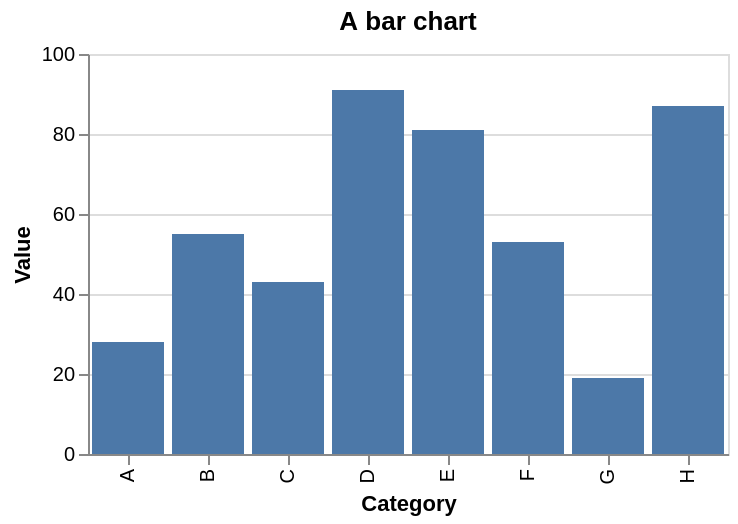

The notebook cell this image was saved under:
### Markdown cell above
## Example 1: a bar chart

The Vega-Lite tutorial chart, almost verbatim.

### Code cell
spec_bar = {
    "data": {"values": [
        {"category": "A", "value": 28},
        {"category": "B", "value": 55},
        {"category": "C", "value": 43},
        {"category": "D", "value": 91},
        {"category": "E", "value": 81},
        {"category": "F", "value": 53},
        {"category": "G", "value": 19},
        {"category": "H", "value": 87},
    ]},
    "mark": "bar",
    "encoding": {
        "x": {"field": "category", "type": "nominal", "title": "Category"},
        "y": {"field": "value", "type": "quantitative", "title": "Value"},
    },
    "title": "A bar chart",
}

show_side_by_side(spec_bar)

### Figure 1 — Vega-Lite specification as saved in the notebook (floating-point values rounded to 4 significant figures)
{"config": {"view": {"continuousWidth": 300, "continuousHeight": 300}}, "data": {"name": "data-885a5349467862f8c3116ae8182b7c65"}, "mark": "bar", "encoding": {"x": {"field": "category", "title": "Category", "type": "nominal"}, "y": {"field": "value", "title": "Value", "type": "quantitative"}}, "height": 200, "title": "A bar chart", "width": 320, "$schema": "https://vega.github.io/schema/vega-lite/v6.1.0.json", "datasets": {"data-885a5349467862f8c3116ae8182b7c65": [{"category": "A", "value": 28}, {"category": "B", "value": 55}, {"category": "C", "value": 43}, {"category": "D", "value": 91}, {"category": "E", "value": 81}, {"category": "F", "value": 53}, {"category": "G", "value": 19}, {"category": "H", "value": 87}]}}
